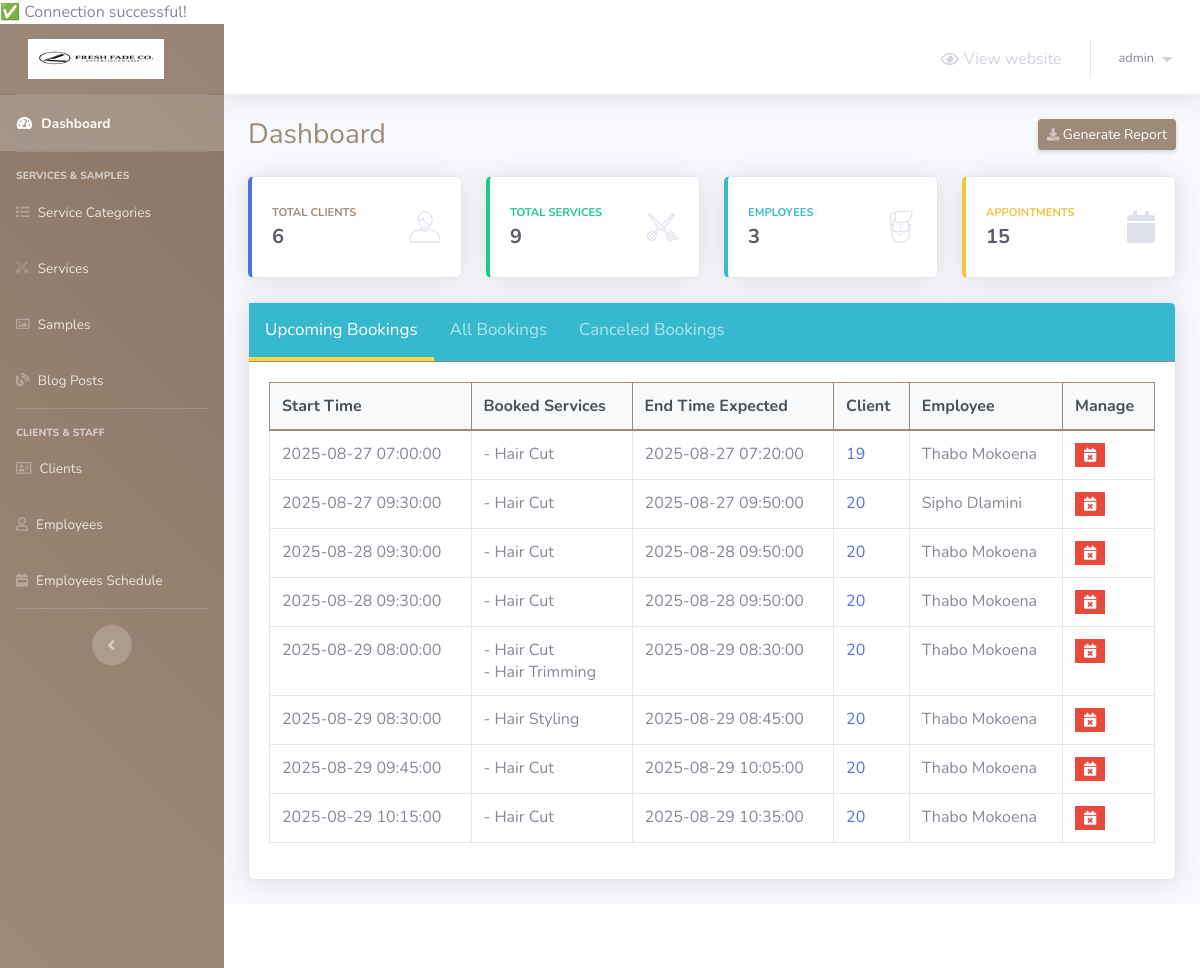
The page /barber-admin/index.php (signed in) on the database its author committed.
### tables this page shows
CREATE TABLE `appointments` (
  `appointment_id` int(5) NOT NULL,
  `date_created` timestamp NULL DEFAULT NULL,
  `client_id` int(5) NOT NULL,
  `employee_id` int(2) NOT NULL,
  `start_time` timestamp NULL DEFAULT NULL,
  `end_time_expected` timestamp NULL DEFAULT NULL,
  `canceled` tinyint(1) NOT NULL DEFAULT 0,
  `cancellation_reason` text DEFAULT NULL
);

CREATE TABLE `services` (
  `service_id` int(5) NOT NULL,
  `service_name` varchar(50) NOT NULL,
  `service_description` varchar(255) NOT NULL,
  `service_price` decimal(6,2) NOT NULL,
  `service_duration` int(5) NOT NULL,
  `category_id` int(2) NOT NULL
);

CREATE TABLE `clients` (
  `client_id` int(5) NOT NULL,
  `first_name` varchar(30) NOT NULL,
  `last_name` varchar(30) NOT NULL,
  `phone_number` varchar(30) NOT NULL,
  `client_email` varchar(50) NOT NULL
);

CREATE TABLE `employees` (
  `employee_id` int(2) NOT NULL,
  `first_name` varchar(20) NOT NULL,
  `last_name` varchar(20) NOT NULL,
  `phone_number` varchar(30) NOT NULL,
  `email` varchar(50) NOT NULL
);

### barber-admin/Includes/functions/functions.php (called while the page is built, shortened)
<?php
    function countItems($item,$table)
	{
		global $con;
		$stat_ = $con->prepare("SELECT COUNT($item) FROM $table");
		$stat_->execute();
		return $stat_->fetchColumn();
	}

### barber-admin/index.php (the view, shortened to what this page needs)
<?php
	if(isset($_SESSION['username_barbershop_Xw211qAAsq4']) && isset($_SESSION['password_barbershop_Xw211qAAsq4']))
	{
        include 'connect.php';
        include 'Includes/functions/functions.php';
        include 'Includes/templates/header.php';
?>
	<div class="container-fluid">
		<div class="d-sm-flex align-items-center justify-content-between mb-4">
			<h1 class="h3 mb-0 text-gray-800">Dashboard</h1>
			<a href="#" class="d-none d-sm-inline-block btn btn-sm btn-primary shadow-sm">
				<i class="fas fa-download fa-sm text-white-50"></i>
				Generate Report
			</a>
		</div>
		<div class="row">
			<div class="col-xl-3 col-md-6 mb-4">
				<div class="card border-left-primary shadow h-100 py-2">
					<div class="card-body">
				  		<div class="row no-gutters align-items-center">
							<div class="col mr-2">
					  			<div class="text-xs font-weight-bold text-primary text-uppercase mb-1">
					  				Total Clients
					  			</div>
					  			<div class="h5 mb-0 font-weight-bold text-gray-800"><?php echo countItems("client_id","clients")?></div>
							</div>
							<div class="col-auto">
					  			<i class="bs bs-boy fa-2x text-gray-300"></i>
							</div>
				  		</div>
					</div>
			  	</div>
			</div>
			<div class="col-xl-3 col-md-6 mb-4">
				<div class="card border-left-success shadow h-100 py-2">
					<div class="card-body">
				  		<div class="row no-gutters align-items-center">
							<div class="col mr-2">
					  			<div class="text-xs font-weight-bold text-success text-uppercase mb-1">
					  				Total Services
					  			</div>
					  			<div class="h5 mb-0 font-weight-bold text-gray-800"><?php echo countItems("service_id","services")?></div>
							</div>
							<div class="col-auto">
					  			<i class="bs bs-scissors-1 fa-2x text-gray-300"></i>
							</div>
				  		</div>
					</div>
			  	</div>
			</div>
			<div class="col-xl-3 col-md-6 mb-4">
				<div class="card border-left-info shadow h-100 py-2">
					<div class="card-body">
				  		<div class="row no-gutters align-items-center">
							<div class="col mr-2">
					  			<div class="text-xs font-weight-bold text-info text-uppercase mb-1">
					  				Employees
					  			</div>
					  			<div class="row no-gutters align-items-center">
									<div class="col-auto">
						  				<div class="h5 mb-0 mr-3 font-weight-bold text-gray-800"><?php echo countItems("employee_id","employees")?></div>
									</div>
					  			</div>
							</div>
							<div class="col-auto">
					  			<i class="bs bs-man fa-2x text-gray-300"></i>
							</div>
				  		</div>
					</div>
			  	</div>
			</div>
			<div class="col-xl-3 col-md-6 mb-4">
				<div class="card border-left-warning shadow h-100 py-2">
					<div class="card-body">
				  		<div class="row no-gutters align-items-center">
							<div class="col mr-2">
					  			<div class="text-xs font-weight-bold text-warning text-uppercase mb-1">
					  				Appointments
					  			</div>
					  			<div class="h5 mb-0 font-weight-bold text-gray-800"><?php echo countItems("appointment_id","appointments")?></div>
							</div>
							<div class="col-auto">
					  			<i class="fas fa-calendar fa-2x text-gray-300"></i>
							</div>
				 		</div>
					</div>
			  	</div>
			</div>
		</div>
        <div class="card shadow mb-4">
            <div class="card-header tab" style="padding: 0px !important;background: #36b9cc!important">
            	<button class="tablinks active" onclick="openTab(event, 'Upcoming')">
            		Upcoming Bookings
            	</button>
                <button class="tablinks" onclick="openTab(event, 'All')">
                	All Bookings
                </button>
                <button class="tablinks" onclick="openTab(event, 'Canceled')">
                	Canceled Bookings
                </button>
            </div>
            <div class="card-body">
            	<div class="table-responsive">
                	<table class="table table-bordered tabcontent" id="Upcoming" style="display:table" width="100%" cellspacing="0">
                  		<thead>
                                <tr>
                                    <th>
                                        Start Time
                                    </th>
                                    <th>
                                        Booked Services
                                    </th>
                                    <th>
                                        End Time Expected
                                    </th>
                                    <th>
                                        Client
                                    </th>
                                    <th>
                                        Employee
                                    </th>
                                    <th>
                                        Manage
                                    </th>
                                </tr>
                            </thead>
                            <tbody>
                                <?php
                                    $stmt = $con->prepare("SELECT *
                                                    FROM appointments a , clients c
                                                    where start_time >= ?
                                                    and a.client_id = c.client_id
                                                    and canceled = 0
                                                    order by start_time;
                                                    ");
                                    $stmt->execute(array(date('Y-m-d H:i:s')));
                                    $rows = $stmt->fetchAll();
                                    $count = $stmt->rowCount();
                                    if($count == 0)
                                    {
                                        echo "<tr>";
                                            echo "<td colspan='5' style='text-align:center;'>";
                                                echo "List of your upcoming bookings will be presented here";
                                            echo "</td>";
                                        echo "</tr>";
                                    }
                                    else
                                    {
                                        foreach($rows as $row)
                                        {
                                            echo "<tr>";
                                                echo "<td>";
                                                    echo $row['start_time'];
                                                echo "</td>";
                                                echo "<td>";
                                                    $stmtServices = $con->prepare("SELECT service_name
                                                            from services s, services_booked sb
                                                            where s.service_id = sb.service_id
                                                            and appointment_id = ?");
                                                    $stmtServices->execute(array($row['appointment_id']));
                                                    $rowsServices = $stmtServices->fetchAll();
                                                    foreach($rowsServices as $rowsService)
                                                    {
                                                        echo "- ".$rowsService['service_name'];
                                                        if (next($rowsServices)==true)  echo " <br> ";
                                                    }
                                                echo "</td>";
                                                echo "<td>";
                                                    echo $row['end_time_expected'];
                                                echo "</td>";
                                                echo "<td>";
                                                    echo "<a href = #>";
                                                        echo $row['client_id'];
                                                    echo "</a>";
                                                echo "</td>";
                                                echo "<td>";
                                                    $stmtEmployees = $con->prepare("SELECT first_name,last_name
                                                            from employees e, appointments a
                                                            where e.employee_id = a.employee_id
                                                            and a.appointment_id = ?");
                                                    $stmtEmployees->execute(array($row['appointment_id']));
                                                    $rowsEmployees = $stmtEmployees->fetchAll();
                                                    foreach($rowsEmployees as $rowsEmployee)
                                                    {
                                                        echo $rowsEmployee['first_name']." ".$rowsEmployee['last_name'];
                                                    }
                                                echo "</td>";
                                                echo "<td>";
                                                	$cancel_data = "cancel_appointment_".$row["appointment_id"];
                                               		?>
                                               		<ul class="list-inline m-0">
                                                        <li class="list-inline-item" data-toggle="tooltip" title="Cancel Appointment">
                                                            <button class="btn btn-danger btn-sm rounded-0" type="button" data-toggle="modal" data-target="#<?php echo $cancel_data; ?>" data-placement="top">
                                                                <i class="fas fa-calendar-times"></i>
                                                            </button>
                                                        </li>
                                                    </ul>
                                               		<?php
                                                echo "</td>";
                                            echo "</tr>";
                                        }
                                    }
                                ?>
                            </tbody>
                	</table>
              	</div>
            </div>
        </div>
	</div>
<?php
		include 'Includes/templates/footer.php';
	}
	else
    {
    	header('Location: login.php');
        exit();
    }
?>

### barber-admin/Design/css/main.css (style rules this page uses)
.tab button.active { color: #fff; border-bottom: 4px solid #ffd943; }
.tab button { background: inherit; color: #ffffff9c; float: left; border: none; outline: none; cursor: pointer; padding: 14px 16px; transition: 0.3s; font-size: 17px; border-bottom: 4px solid transparent; }
.tabcontent { display: none; }

### barber-admin/Includes/templates/header.php (style rules this page uses)
.card-header { background-color: #9e8a78 !important; border-color: #9e8a78 !important; color: #ffffff !important; }
.btn-primary { background-color: #9e8a78 !important; border-color: #9e8a78 !important; }
.text-primary { color: #9e8a78 !important; }
.table thead th { background-color: #f8f9fa !important; border-color: #9e8a78 !important; color: #495057 !important; }
.h3.text-gray-800 { color: #9e8a78 !important; }

### rows shown on the page
appointments: start_time "2025-08-27 07:00:00", end_time_expected "2025-08-27 07:20:00", client.client_id "19"
services: service_name "Hair Cut"
employees: first_name "Thabo", last_name "Mokoena"
appointments: start_time "2025-08-27 09:30:00", end_time_expected "2025-08-27 09:50:00", client.client_id "20"
employees: first_name "Sipho", last_name "Dlamini"
appointments: start_time "2025-08-28 09:30:00", end_time_expected "2025-08-28 09:50:00", client.client_id "20"
appointments: start_time "2025-08-28 09:30:00", end_time_expected "2025-08-28 09:50:00", client.client_id "20"
appointments: start_time "2025-08-29 08:00:00", end_time_expected "2025-08-29 08:30:00", client.client_id "20"
services: service_name "Hair Trimming"
appointments: start_time "2025-08-29 08:30:00", end_time_expected "2025-08-29 08:45:00", client.client_id "20"
services: service_name "Hair Styling"
appointments: start_time "2025-08-29 09:45:00", end_time_expected "2025-08-29 10:05:00", client.client_id "20"
appointments: start_time "2025-08-29 10:15:00", end_time_expected "2025-08-29 10:35:00", client.client_id "20"

### other values the page prints
$_SESSION['username_barbershop_Xw211qAAsq4'] "admin"
countItems("client_id","clients") "6"
countItems("service_id","services") "9"
countItems("employee_id","employees") "3"
countItems("appointment_id","appointments") "15"
